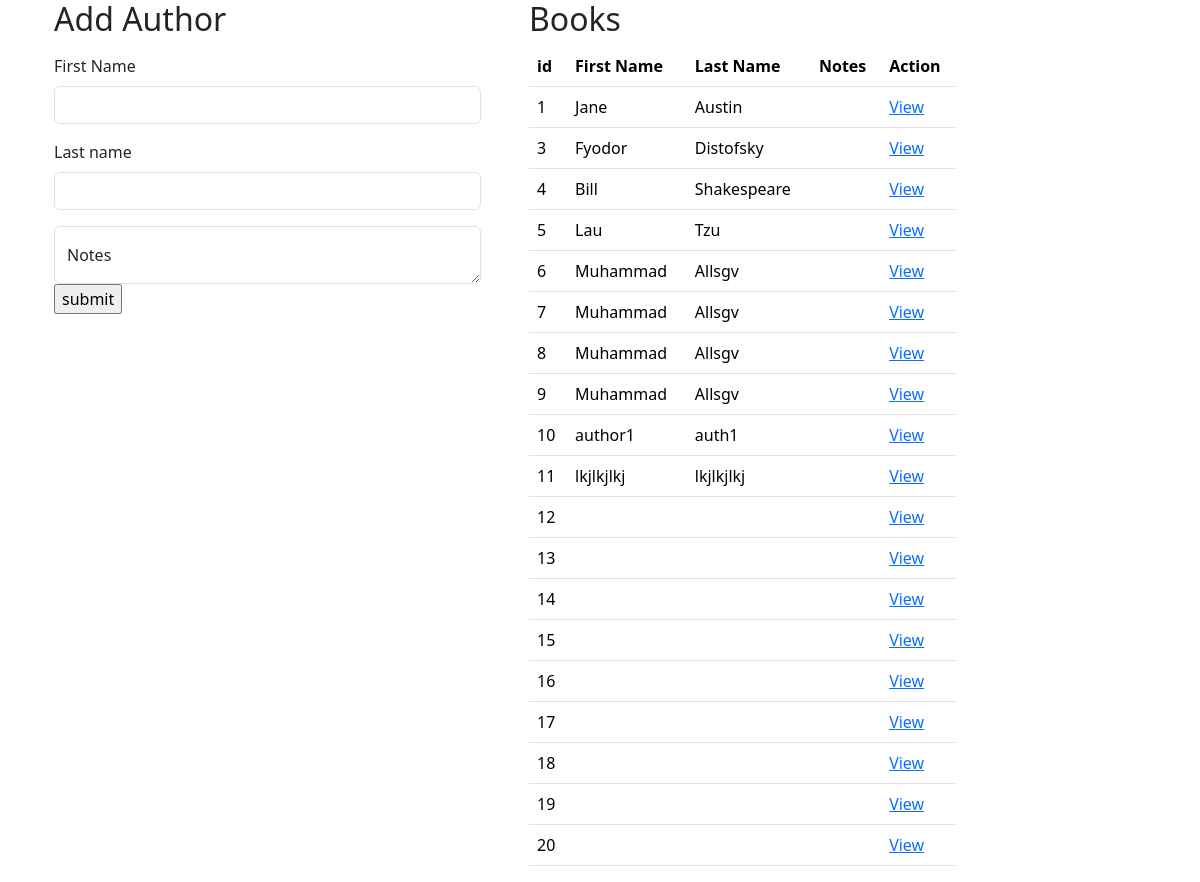
The app's page /authors with its own data.
### books_authors_app/models.py (models this page shows)
class Author(models.Model):
    first_name = models.CharField(max_length=255)
    last_name = models.CharField(max_length=255)
    notes = models.TextField(null=True)
    created_at = models.DateTimeField(auto_now_add=True)
    updated_at = models.DateTimeField(auto_now=True)

### books_authors_app/views.py (the view)
# urls.py: path('authors', views.authors),
def authors(request):
    context = {
        "authors" : Author.objects.all()
    }
    return render (request, "authors.html", context)

### books_authors_app/templates/authors.html (shortened to what this page needs)
<!DOCTYPE html>
<html lang="en">
<head>
    <link rel="stylesheet" href="https://cdnjs.cloudflare.com/ajax/libs/font-awesome/4.7.0/css/font-awesome.min.css">
    {% load bootstrap5 %}
    {% bootstrap_css %}
  </head>
<body>
<div class="container">
    <div class="row">
      <div class="col-md-5">
        <div class="container">
          <h2>Add Author</h2>
            <p>
                <form action="add_author" method="POST">
                    <div class="mb-3">
                      <label for="book_title" class="form-label">First Name</label>
                      <input type="text" class="form-control" name="first_name" >
                    </div>
                    <div class="mb-3">
                        <label for="book_title" class="form-label">Last name</label>
                        <input type="text" class="form-control" name="last_name" >
                      </div>
                    <div class="mb-2">
                    <div class="form-floating">
                    <textarea class="form-control" placeholder="notes" name="notes"></textarea>
                    <label for="floatingTextarea2">Notes</label>
                    </div>
                    <input type="submit" value="submit">
                  </form>
              </p>
        </div>
      </div>
    </div>
      <div class="col-md-5">
        <div class="container">
          <h2>Books</h2>
          <table class="table">
              <thead>
                  <th>id</th>
                  <th>First Name</th>
                  <th>Last Name</th>
                  <th>Notes</th>
                  <th>Action</th>
              </thead>
              {% for author in authors%}
              <tr>
                  <td>{{author.id}}</td>
                  <td>{{author.first_name}}</td>
                  <td>{{author.last_name}}</td>
                  <td>{{book.notes}}</td>
                  <td><a href="authors/{{author.id}}">View</a></td>
              </tr>
              {% endfor %}
          </table>
        </div>
      </div>
    </div>
</body>
</html>

### records on screen
Author: id "1", first_name "Jane", last_name "Austin"
Author: id "3", first_name "Fyodor", last_name "Distofsky"
Author: id "4", first_name "Bill", last_name "Shakespeare"
Author: id "5", first_name "Lau", last_name "Tzu"
Author: id "6", first_name "Muhammad", last_name "Allsgv"
Author: id "7", first_name "Muhammad", last_name "Allsgv"
Author: id "8", first_name "Muhammad", last_name "Allsgv"
Author: id "9", first_name "Muhammad", last_name "Allsgv"
Author: id "10", first_name "author1", last_name "auth1"
Author: id "11", first_name "lkjlkjlkj", last_name "lkjlkjlkj"
Author: id "12"
Author: id "13"
Author: id "14"
Author: id "15"
Author: id "16"
Author: id "17"
Author: id "18"
Author: id "19"
Author: id "20"
